Frame 1 (no input): blank canvas, image omitted
Frame 60 (no input): blank canvas, image omitted
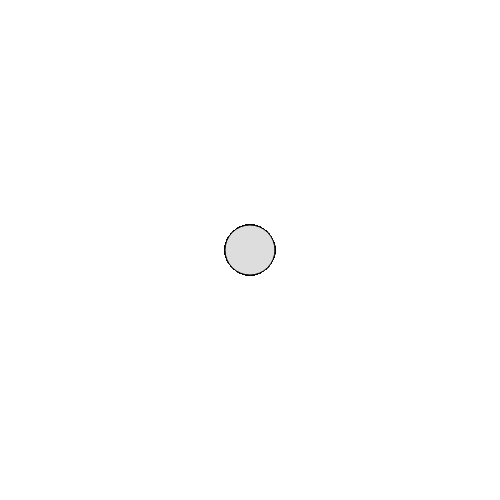
Frame 120 (the mouse pressed at the canvas centre since frame 60)

The p5.js sketch whose frames 1 and 60 were blank and that drew this single picture after the mouse press (run headless with seeded random() and noise() and a simulated clock; from frame 60 on, the mouse is pressed at the canvas centre):

// p5.js sketch
// ── sketch.js
function setup() {
    createCanvas(500, 500);
}

function draw() {
    
    if (mouseIsPressed === true)
    {
        fill("#dddddd");
        ellipse(mouseX, mouseY, 50, 50);
    }
}
